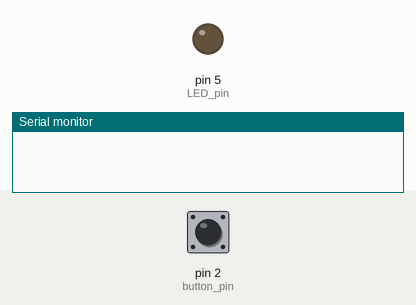
This sketch was run on a simulated Arduino Uno, built with avr-gcc and run on an emulated ATmega328P. On the bench: output pins drawn as LEDs (lit = HIGH), the last lines printed to the serial monitor. Inputs (shaded band) come from the test bench; at power-on: pin 2 (button_pin) LOW.

Above: at 1.2 s.
1.3 s: pin 2 (button_pin) pulled HIGH for 0.15 s
At 2.5 s:
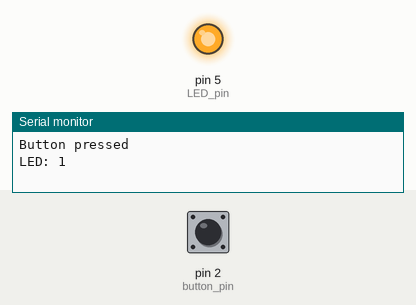
2.9 s: pin 2 (button_pin) pulled HIGH for 1 s
At 3.8 s:
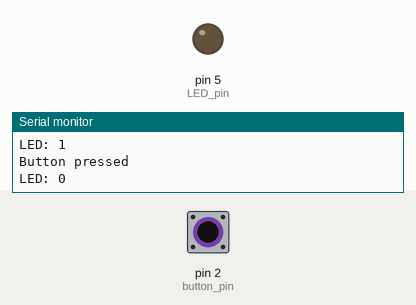
5.4 s: pin 2 (button_pin) pulled HIGH for 3.2 s
At 5.7 s:
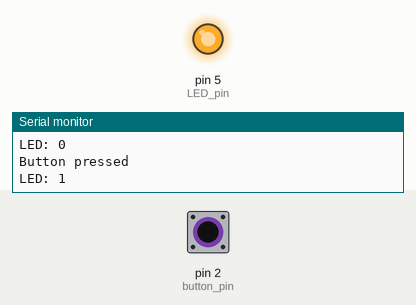
Timing chart, 0 to 8.4 s (numbered marks = the images above; inputs shaded):
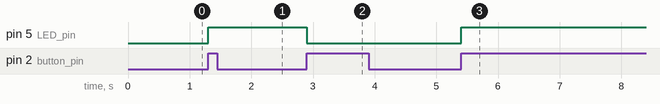

The sketch:

glorious_habbi_gogo1.ino
```cpp
// C++ code
const int button_pin = 2;
const int LED_pin = 5;
int LED_2 = 0;
int button = 0;
void output(int LED_2)
{
  Serial.println("Button pressed");
  Serial.print("LED: ");
  Serial.println(LED_2);
  Serial.println();
}
void setup()
{
  Serial.begin(9600);
  pinMode(button_pin, INPUT);
  pinMode(LED_pin, OUTPUT);

  attachInterrupt(digitalPinToInterrupt(button_pin), button_ISR, RISING);
}
void loop()
{
  delay(5000);
}

void button_ISR()
{
  LED_2 = not LED_2;
  digitalWrite(LED_pin, LED_2);
  output(LED_2);
}
```

Measured:
- after the input at 1.3 s, pin 5 (LED_pin): LOW → HIGH at once
- after the input at 2.9 s, pin 5 (LED_pin): HIGH → LOW at once
- after the input at 5.4 s, pin 5 (LED_pin): LOW → HIGH at once
